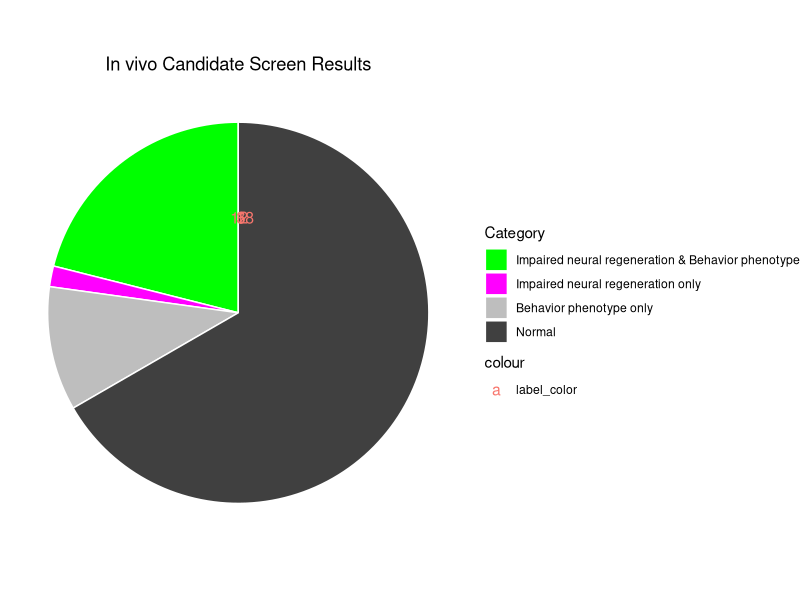
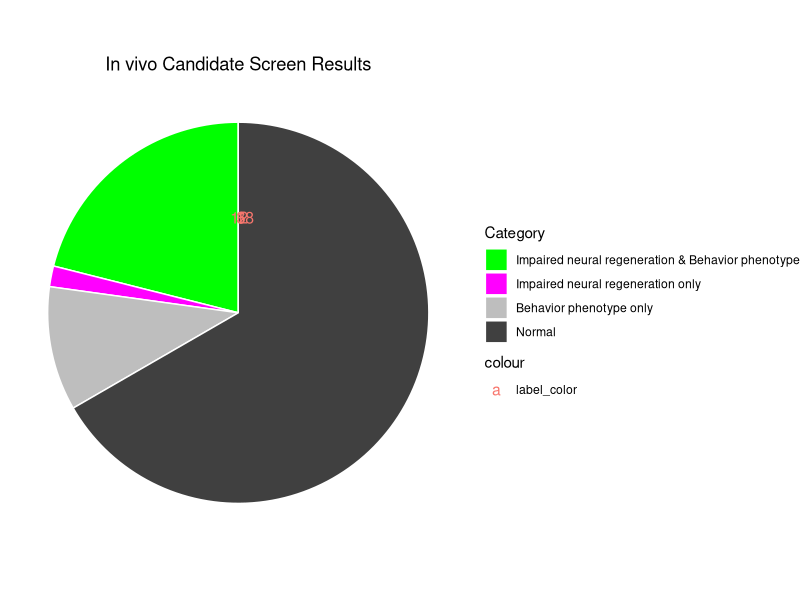

The R script that drew these images, in order: (Note: this script raises an error after producing the figures.)
library(tidyverse)
library(ggplot2)

# make df
gene_data <- data.frame(
  Category = c("Impaired neural regeneration & Behavior phenotype",
               "Impaired neural regeneration only",
               "Behavior phenotype only",
               "Normal"),
  Count = c(12, 1, 6, 38),
  Group = c("Impaired neural regeneration & Behavior phenotype",
             "Impaired neural regeneration only",
             "Behavior phenotype only",
             "Normal")
  )
  
# define factor levels to control plotting order
gene_data$Category <- factor(gene_data$Category, levels = c(
    "Impaired neural regeneration & Behavior phenotype",
    "Impaired neural regeneration only",
    "Behavior phenotype only",
    "Normal")
)

# colors
color_palette <- c("Impaired neural regeneration & Behavior phenotype" = "green", 
                   "Impaired neural regeneration only" = "magenta",
                   "Behavior phenotype only" = "gray", 
                   "Normal" = "gray25")

# calculate label positions within pie
gene_data <- gene_data %>%
  dplyr::mutate(
    fraction = Count / sum(Count),
    ymax = cumsum(fraction),
    ymin = dplyr::lag(ymax, default = 0),
    labelPosition = (ymax + ymin) / 2,
    label = as.character(Count),
    label_color = ifelse(Category == "Normal", "white", "black")
  )


# plot pie chart
screenresults <- ggplot(gene_data, aes(x = "", y = Count, fill = Category)) +
  geom_bar(stat = "identity", width = 2, color = "white", linewidth = 0.5) +
  coord_polar("y", start = 0) +  # convert to pie chart
  geom_text(aes(y = labelPosition, label = label, color = "label_color"), size = 4) + # add counts within pie segments
  theme_void() +  # Remove unnecessary axes
  scale_fill_manual(values = color_palette) +  # Apply custom colors
  labs(title = "In vivo Candidate Screen Results") +
  theme(plot.title = element_text(hjust = 0.5))  # Center the title
screenresults
ggsave("InvivoCandidateScreenResults.pdf", plot = screenresults, device = "pdf")



# stacked bar 

screenresultsbar <- ggplot(gene_data, aes(x = "All", y = Count, fill = Category)) +
  geom_bar(stat = "identity", width = 0.5, color = "white") +
  geom_text(aes(y = midpoint, label = label, color = label_color), size = 5, show.legend = FALSE) +
  scale_fill_manual(values = color_palette) +
  scale_color_identity() +
  scale_y_continuous(
    breaks = seq(0, 70, by = 10),  # Interval of 10
    expand = expansion(mult = c(0, 0.05))  # Remove extra space at bottom
  ) +
  theme_minimal(base_size = 16) +  # Increases base font size including y-axis
  labs(title = "In vivo Candidate Screen Results", x = NULL, y = "Count") +
  theme(
    axis.text.x = element_blank(),
    axis.ticks.x = element_blank(),
    plot.title = element_text(hjust = 0.5)
  )
screenresultsbar

# Save
ggsave("InvivoCandidateScreenResults.Bar.pdf", plot = screenresultsbar, device = "pdf")


